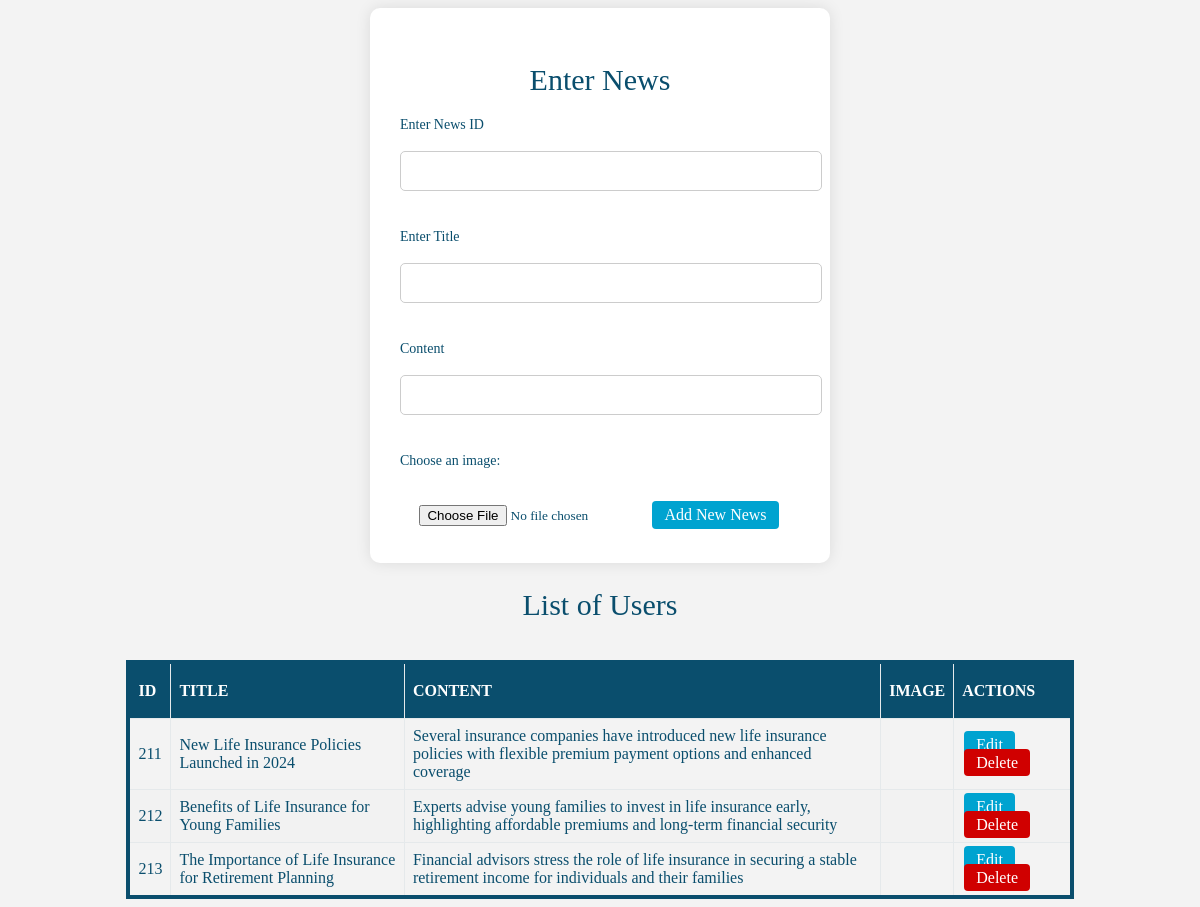
The app's page /managenews.php with its own data.
### tables this page shows
CREATE TABLE `news` (
  `id` int(3) NOT NULL,
  `title` varchar(150) NOT NULL,
  `content` varchar(500) NOT NULL,
  `image` varchar(100) NOT NULL
);

### managenews.php (the view, shortened to what this page needs)
<?php
   $servername = "localhost";
   $username = "root";
   $dbname = "iwt_proj";
   $conn = mysqli_connect("$servername", "$username", "", "$dbname");
?>
<!DOCTYPE html>
<html lang="en">
<head>
    <link rel="stylesheet" href="style\managenews.css">
</head>
<body>
<div class="container" id="form-container">
    <h2>Enter News</h2>
    <form method="post" action="">
        <div class="inputs">
            <label for="New_news">Enter News ID</label><br>
            <input type="text" name="id" id="ID" value="<?php echo isset($id) ? $id : '';?>" required><br><br>
            <label for="New_news">Enter Title</label><br>
            <input type="text" name="title" id="ID"  value="<?php echo isset($title) ? $title : ''; ?>" required><br><br>
            <label for="New_news">Content</label><br>
            <input type="text" name="content" id="ID"  value="<?php echo isset($content) ? $content : ''; ?>" required><br><br>
            <label for="imageUpload">Choose an image:</label><br>
        <input type="file" id="imageUpload" name="image">
            <?php if (isset($id)) { ?>
                <button type="submit" name="update" class="button" id="btn">Update</button>
            <?php } else { ?>
                <button type="submit" name="add" class="button" id="btn">Add New News</button>
            <?php } ?>
        </div>
    </form>
</div>
    <div class="container" id="table-container">
    <h2>List of Users</h2>
    <br>
    <table class="table">
        <thead>
            <tr>
                <th>ID</th>
                <th>TITLE</th>
                <th>CONTENT</th>
                <th>IMAGE</th>
                <th>ACTIONS</th>
            </tr>
        </thead>
        <tbody>
        <?php
        $query = "SELECT * FROM news";
        $query_run = mysqli_query($conn, $query);
        if (mysqli_num_rows($query_run) > 0) {
            while ($row = mysqli_fetch_assoc($query_run)) {
                ?>
                <tr>
                    <td><?php echo $row['id']; ?></td>
                    <td><?php echo $row['title']; ?></td>
                    <td><?php echo $row['content']; ?></td>
                    <td><?php echo $row['image']; ?></td>
                    <td>
                        <a class='button' id='btn1' href='managenews.php?edit_id=<?php echo $row['id']; ?>'>Edit</a>
                        <a class='button' id='btn2' href='managenews.php?delete_id=<?php echo $row['id']; ?>' onclick="return confirm('Are you sure you want to delete this admin?');">Delete</a>
                    </td>
                </tr>
                <?php
            }
        } else {
            echo "<tr><td colspan='8'>No record found</td></tr>";
        }
        ?>
        </tbody>
    </table>
</div>
</body>
</html>

### style/managenews.css (style rules this page uses)
* { font-family: poppins ; color: rgb(10, 78, 109); }
#form-container { background-color: white; padding: 30px; border-radius: 10px; box-shadow: 0px 0px 15px rgba(0, 0, 0, 0.1); max-width: 400px; width: 100%; text-align: center; margin: 0 auto; margin-top: 0; }
h2 { margin-bottom: 20px; font-size: 30px; font-weight: 400; text-align: center; }
.inputs { width: 100%; }
label { display: block; margin-bottom: 10px; font-size: 14px; text-align: left; }
input[type="text"] { width: 100%; padding: 10px; margin-bottom: 20px; border: 1px solid #ccc; border-radius: 5px; font-size: 16px; margin-top: -10px; }
.button { border-radius: 4px; border: none; padding: 8px 20px; text-align: center; text-decoration: none; font-size: 30px; margin: 4px 2px; cursor: pointer; }
.button { background-color: rgb(0, 163, 208); margin-left: 100PX; }
body { background-color: #ebebeb98; font-family: poppins; }
.table { font-family: poppins; border-collapse: collapse; width: 80%; margin-left: auto; margin-right: auto; border: 4px solid rgb(10, 78, 109); }
#table-container { margin-bottom: 0px; width: 100%; }
.table td, th { border: 1px solid #e5e9eb; padding: 8px; height: 30px; }
.table tr:nth-child(even) { background-color: #f2f2f2; }
.table th { padding-top: 12px; padding-bottom: 12px; text-align: left; background-color: rgb(10, 78, 109);; color: white; }
.button { border-radius: 4px; border: none; padding: 5px 12px; text-align: center; text-decoration: none; font-size: 16px; margin: 4px 2px; cursor: pointer; }
#btn , #btn1 { background-color: rgb(0, 163, 208); color: rgb(255, 255, 255); }
#btn2 { background-color: rgb(208, 0, 0); color: rgb(255, 255, 255); }

### records on screen
news: id "211", title "New Life Insurance Policies Launched in 2024", content "Several insurance companies have introduced new life insurance policies with flexible premium payment options and enhanced coverage"
news: id "212", title "Benefits of Life Insurance for Young Families", content "Experts advise young families to invest in life insurance early, highlighting affordable premiums and long-term financial security"
news: id "213", title "The Importance of Life Insurance for Retirement Planning", content "Financial advisors stress the role of life insurance in securing a stable retirement income for individuals and their families"
